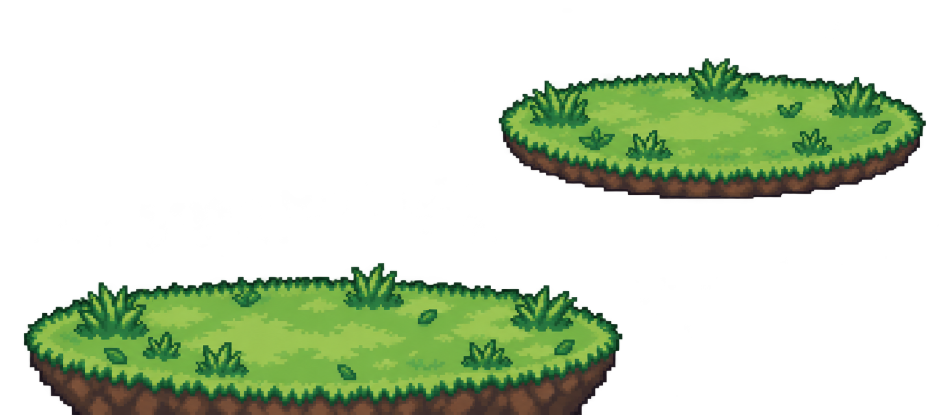
#> input picture PT10_32/assets/battle_ground_grass_v10_32.png, 1897 x 829 px (shown at 1/2 size)
$ python make_battle_bases.py
#> lines starting #> are read from the running program, lines starting #| are printed output that depends on the picture; after the words box and inside, x2 and y2 are one past the last pixel; in counts of white or black regions, pixels touching at a corner belong together
#!/usr/bin/env python3
"""Produit les sept familles de sols de combat RGB565/RLE.

Chaque source contient une plateforme adverse complète dans sa moitié haute et
un demi-sol joueur dans sa moitié basse. Le générateur normalise leur taille et
leur position afin qu'aucun type ne fasse monter ou descendre les Pokémon.
"""
from pathlib import Path
from PIL import Image
import hashlib
import json

ROOT = Path(__file__).resolve().parents[1]
OUTPUT = ROOT / "battle_bases.h"
PREVIEW = ROOT / "assets" / "battle-bases-preview.png"
FINAL_PREVIEW = ROOT / "assets" / "battle-combat-final-preview.png"
AUDIT_DATA = ROOT / "assets" / "battle-bases-audit.json"
SETS = [
    ("PLANTE",  ROOT / "assets" / "battle_ground_grass_v10_32.png"),
    ("EAU",     ROOT / "assets" / "battle_ground_water_v10_32.png"),
    ("FEU",     ROOT / "assets" / "battle_ground_fire_v10_32.png"),
    ("NORMAL",  ROOT / "assets" / "battle_ground_normal_v10_32.png"),
    ("ROCHE",   ROOT / "assets" / "battle_ground_rock_v10_32.png"),
    ("GLACE",   ROOT / "assets" / "battle_ground_ice_v10_32.png"),
    ("NUAGES",  ROOT / "assets" / "battle_ground_cloud_v10_32.png"),
]

ENEMY_BASELINE = 48
PLAYER_BASELINE = 108

def flat_pixels(image):
    """Compatibilité Pillow actuelle et future, sans avertissement getdata()."""
    if hasattr(image, "get_flattened_data"):
        return image.get_flattened_data()
    return image.getdata()

def rgb565(rgb):
    r, g, b = rgb
    return ((r & 0xF8) << 8) | ((g & 0xFC) << 3) | (b >> 3)

def crop_base(sheet, box):
    part = sheet.crop(box).convert("RGBA")
    bg = part.getpixel((0, 0))[:3]
    sheet_backgrounds = {bg, (255,255,255), (248,248,248), (216,216,248), (184,192,248)}
    # Ne retire que le fond relié aux bords. Certaines bases utilisent elles-mêmes
    # du blanc ou du mauve clair : les supprimer partout produisait une palette vide.
    width, height = part.size
    source = list(flat_pixels(part))
    transparent = set()
    pending = []
    for x in range(width):
        pending.extend(((x, 0), (x, height - 1)))
    for y in range(height):
        pending.extend(((0, y), (width - 1, y)))
    while pending:
        x, y = pending.pop()
        pos = y * width + x
        if pos in transparent or source[pos][:3] not in sheet_backgrounds:
            continue
        transparent.add(pos)
        if x: pending.append((x - 1, y))
        if x + 1 < width: pending.append((x + 1, y))
        if y: pending.append((x, y - 1))
        if y + 1 < height: pending.append((x, y + 1))
    pixels = []
    for pos, (r, g, b, _) in enumerate(source):
        pixels.append((r, g, b, 0 if pos in transparent else 255))
    part.putdata(pixels)
    return part

def paste_on_fixed_baseline(scene, part, x, baseline):
    """Colle le dessin visible sur une base Y fixe, quelle que soit sa marge source."""
    bbox = part.getbbox()
    if not bbox:
        raise SystemExit("Sol vide impossible à aligner")
    visible = part.crop(bbox)
    scene.alpha_composite(visible, (x + bbox[0], baseline - visible.height))

def encode(image):
    colors = []
    lookup = {}
    values = []
    for r, g, b, a in flat_pixels(image):
        if not a:
            values.append(255)
            continue
        color = (r, g, b)
        if color not in lookup:
            lookup[color] = len(colors)
            colors.append(color)
        values.append(lookup[color])
    if not colors:
        raise SystemExit("Palette vide : découpe ou transparence du sol incorrecte")
    if len(colors) > 254:
        raise SystemExit(f"Palette trop grande: {len(colors)}")
    runs = []
    previous, count = values[0], 0
    for value in values:
        if value == previous and count < 255:
            count += 1
        else:
            runs.extend((count, previous))
            previous, count = value, 1
    runs.extend((count, previous))
    return colors, runs

scenes = []
layers = []
audit = []
for name, source_path in SETS:
    if not source_path.exists():
        raise SystemExit(f"Source de sol absente: {source_path}")
    scene = Image.new("RGBA", (256, 112), (0, 0, 0, 0))
#> scene: PIL image 256x112 RGBA; every value is 0
    custom = Image.open(source_path).convert("RGBA").resize((256, 112), Image.Resampling.NEAREST)
    alpha = custom.getchannel("A").point(lambda value: 255 if value >= 96 else 0)
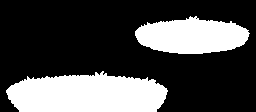
#> alpha: PIL image 256x112 L; 29.5% white; 2 white regions, box (x1, y1, x2, y2) and area: (6, 71, 168, 112) 5266, (135, 16, 250, 54) 3189
    rgb = Image.new("RGB", custom.size, (0, 0, 0))
#> rgb: PIL image 256x112 RGB; every value is 0
    rgb.paste(custom.convert("RGB"), mask=alpha)
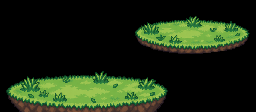
#> rgb: PIL image 256x112 RGB; mean R, G, B 27.9, 40.4, 18.2
    custom = rgb.quantize(colors=31, method=Image.Quantize.MEDIANCUT,
                          dither=Image.Dither.NONE).convert("RGBA")
    custom.putalpha(alpha)
    upper = custom.crop((0, 0, 256, 56))
    lower = custom.crop((0, 56, 256, 112))
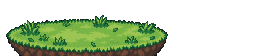
#> lower: PIL image 256x56 RGBA; mean R, G, B, A 35.2, 50.5, 22.9, 93.7; transparent parts drawn white
    upper_box, lower_box = upper.getbbox(), lower.getbbox()
#> upper_box = (135, 16, 250, 54); lower_box = (6, 15, 168, 56)
    if not upper_box or not lower_box:
        raise SystemExit(f"Plateformes {name} incomplètes")
    enemy_art = upper.crop(upper_box).resize((120, 40), Image.Resampling.NEAREST)
    player_art = lower.crop(lower_box).resize((168, 36), Image.Resampling.NEAREST)
    enemy = Image.new("RGBA", (128, 48), (0, 0, 0, 0))
#> enemy: PIL image 128x48 RGBA; every value is 0
    player = Image.new("RGBA", (176, 40), (0, 0, 0, 0))
#> player: PIL image 176x40 RGBA; every value is 0
    enemy.alpha_composite(enemy_art, (4, 4))
    player.alpha_composite(player_art, (4, 2))
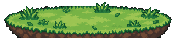
#> player: PIL image 176x40 RGBA; mean R, G, B, A 65.4, 93.8, 42.5, 174.2; transparent parts drawn white
    enemy_source_bbox = enemy.getbbox()
#> enemy_source_bbox = (4, 4, 124, 44)
    paste_on_fixed_baseline(scene, enemy, 128, ENEMY_BASELINE)
#> in paste_on_fixed_baseline, `scene.alpha_composite(visible, (x + bbox[0], baseline - visible.height))`:
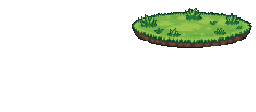
#> scene: PIL image 256x112 RGBA; mean R, G, B, A 11.5, 17, 7.6, 31.5; transparent parts drawn white
    paste_on_fixed_baseline(scene, player, 0, PLAYER_BASELINE)
#> call 2 of paste_on_fixed_baseline, with x = 0, baseline = 108
#> in paste_on_fixed_baseline (call 2), `bbox = part.getbbox()`: bbox = (4, 2, 172, 38)
#> in paste_on_fixed_baseline (call 2), `scene.alpha_composite(visible, (x + bbox[0], baseline - visible.height))`:
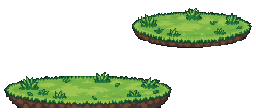
#> scene: PIL image 256x112 RGBA; mean R, G, B, A 27.6, 40, 18.1, 74.3; transparent parts drawn white
    scenes.append((name, scene, *encode(scene)))
#> after the loop in encode, `for r, g, b, a in flat_pixels(image):`: colors = 31 items, first 6: (13, 68, 37), (29, 101, 52), (19, 85, 45), (142, 189, 74), (23, 98, 51), (108, 167, 67); lookup = 31 items; values = 28672 items
#> in encode, `previous, count = values[0], 0`: previous = 255; count = 0
#> after the loop in encode, `for value in values:`: runs = 11788 values, max 255 at index 0, min 0 at index 19, mean 13.05
    player_layer=Image.new("RGBA",(256,112),(0,0,0,0))
    enemy_layer=Image.new("RGBA",(256,112),(0,0,0,0))
    paste_on_fixed_baseline(player_layer,player,0,PLAYER_BASELINE)
#> call 3 of paste_on_fixed_baseline, with x = 0, baseline = 108
#> in paste_on_fixed_baseline (call 3), `scene.alpha_composite(visible, (x + bbox[0], baseline - visible.height))`:
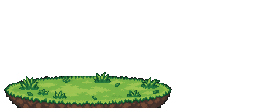
#> scene: PIL image 256x112 RGBA; mean R, G, B, A 16.1, 23, 10.4, 42.8; transparent parts drawn white
    paste_on_fixed_baseline(enemy_layer,enemy,128,ENEMY_BASELINE)
    layers.append((name,player_layer,enemy_layer))
    audit.append({
        "style": name,
        "source": source_path.name,
        "enemy_source_bbox": list(enemy_source_bbox or ()),
        "player_bbox": list(player_layer.getbbox() or ()),
        "enemy_bbox": list(enemy_layer.getbbox() or ()),
        "player_sha1": hashlib.sha1(player_layer.tobytes()).hexdigest(),
        "enemy_sha1": hashlib.sha1(enemy_layer.tobytes()).hexdigest(),
        "enemy_bottom_pixels": sum(1 for px in flat_pixels(enemy_layer.crop((0,47,256,48))) if px[3]),
    })
#> pass 2 of the loop `for name, source_path in SETS:`:
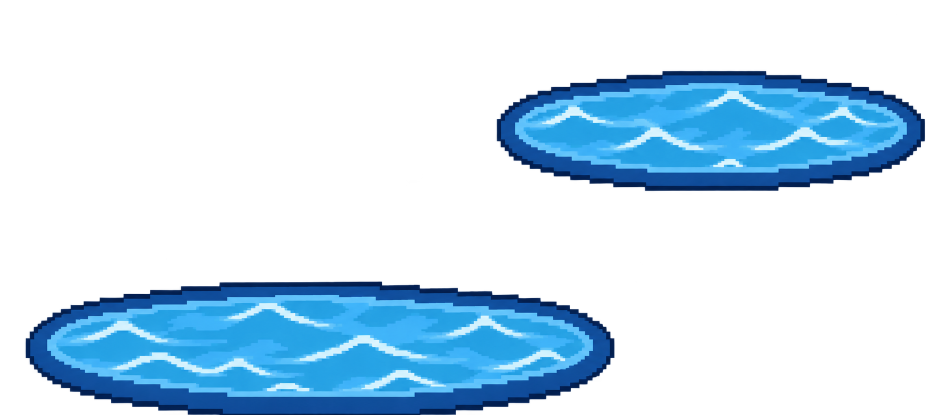
#> input picture PT10_32/assets/battle_ground_water_v10_32.png, 1896 x 830 px (shown at 1/2 size)
#> `alpha = custom.getchannel("A").point(lambda value: 255 if value >= 96 ..`:
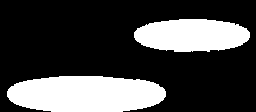
#> alpha: PIL image 256x112 L; 27.4% white; 2 white regions, box (x1, y1, x2, y2) and area: (7, 76, 166, 112) 4791, (134, 19, 250, 52) 3066
#> upper_box = (134, 19, 250, 52); lower_box = (7, 20, 166, 56)
#> in paste_on_fixed_baseline (call 7), `scene.alpha_composite(visible, (x + bbox[0], baseline - visible.height))`:
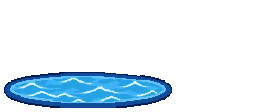
#> scene: PIL image 256x112 RGBA; mean R, G, B, A 9.2, 25, 36, 45.1; transparent parts drawn white
#> pass 3 of the loop `for name, source_path in SETS:`:
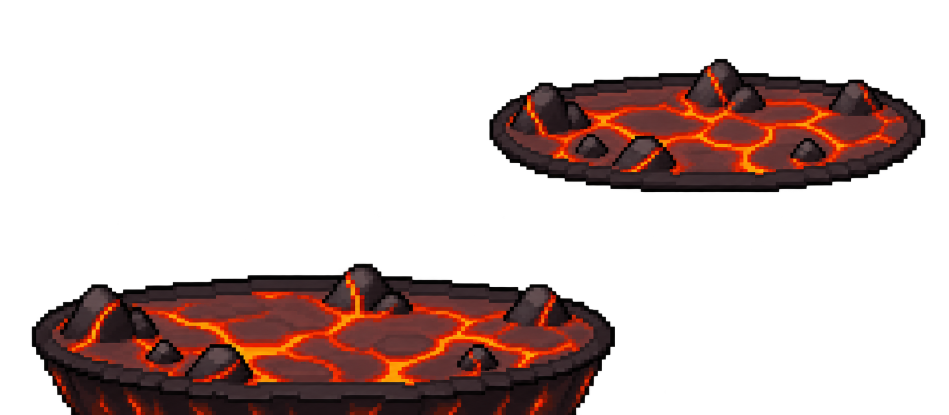
#> input picture PT10_32/assets/battle_ground_fire_v10_32.png, 1897 x 829 px (shown at 1/2 size)
#> `alpha = custom.getchannel("A").point(lambda value: 255 if value >= 96 ..`:
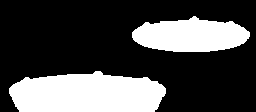
#> alpha: PIL image 256x112 L; 29.3% white; 2 white regions, box (x1, y1, x2, y2) and area: (9, 71, 166, 112) 5270, (132, 16, 250, 52) 3117
#> upper_box = (132, 16, 250, 52); lower_box = (9, 15, 166, 56)
#> bbox = (4, 2, 172, 38)
#> in paste_on_fixed_baseline (call 10), `scene.alpha_composite(visible, (x + bbox[0], baseline - visible.height))`:
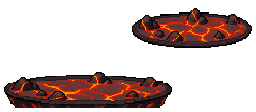
#> scene: PIL image 256x112 RGBA; mean R, G, B, A 27.4, 11.5, 8.9, 75.4; transparent parts drawn white
#> (the program exits here)
